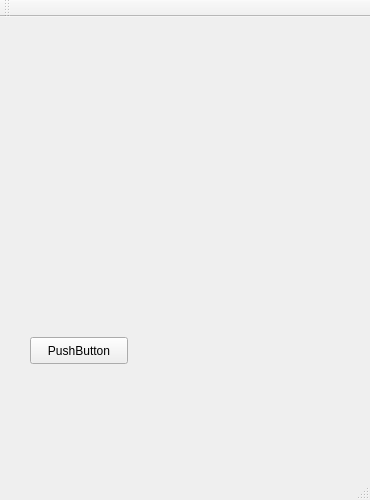
<?xml version="1.0" encoding="UTF-8"?>
<ui version="4.0">
 <class>MainWindow</class>
 <widget class="QMainWindow" name="MainWindow">
  <property name="geometry">
   <rect>
    <x>0</x>
    <y>0</y>
    <width>370</width>
    <height>500</height>
   </rect>
  </property>
  <property name="windowTitle">
   <string>MainWindow</string>
  </property>
  <widget class="QWidget" name="centralWidget">
   <widget class="QwtPlot" name="qwtPlot">
    <property name="geometry">
     <rect>
      <x>10</x>
      <y>10</y>
      <width>350</width>
      <height>300</height>
     </rect>
    </property>
    <property name="autoFillBackground">
     <bool>false</bool>
    </property>
    <property name="frameShape">
     <enum>QFrame::NoFrame</enum>
    </property>
    <property name="lineWidth">
     <number>4</number>
    </property>
   </widget>
   <widget class="QPushButton" name="pushButton">
    <property name="geometry">
     <rect>
      <x>30</x>
      <y>320</y>
      <width>98</width>
      <height>27</height>
     </rect>
    </property>
    <property name="text">
     <string>PushButton</string>
    </property>
   </widget>
  </widget>
  <widget class="QMenuBar" name="menuBar">
   <property name="geometry">
    <rect>
     <x>0</x>
     <y>0</y>
     <width>370</width>
     <height>25</height>
    </rect>
   </property>
  </widget>
  <widget class="QToolBar" name="mainToolBar">
   <attribute name="toolBarArea">
    <enum>TopToolBarArea</enum>
   </attribute>
   <attribute name="toolBarBreak">
    <bool>false</bool>
   </attribute>
  </widget>
  <widget class="QStatusBar" name="statusBar"/>
 </widget>
 <layoutdefault spacing="6" margin="11"/>
 <customwidgets>
  <customwidget>
   <class>QwtPlot</class>
   <extends>QFrame</extends>
   <header>qwt_plot.h</header>
  </customwidget>
 </customwidgets>
 <resources/>
 <connections/>
</ui>
